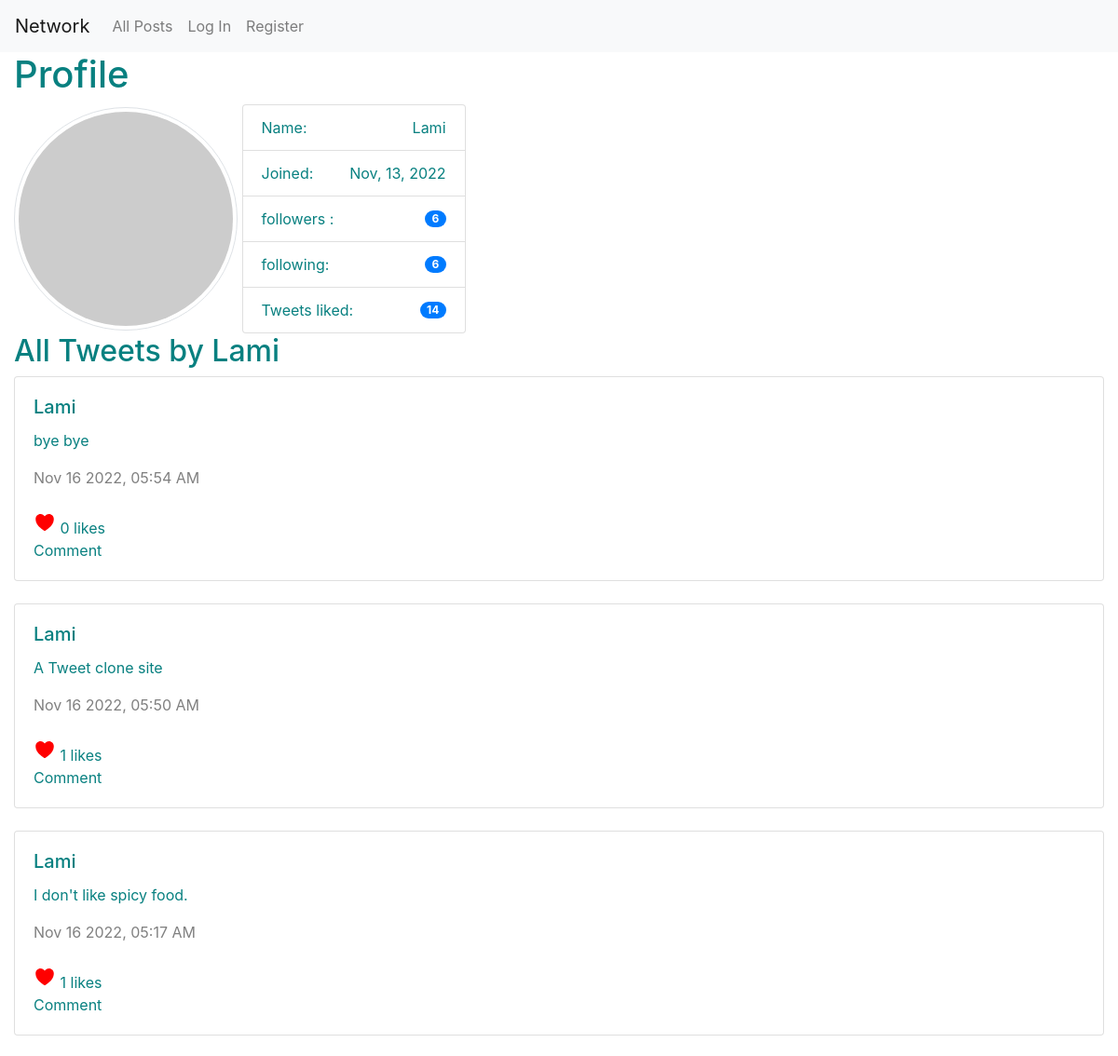
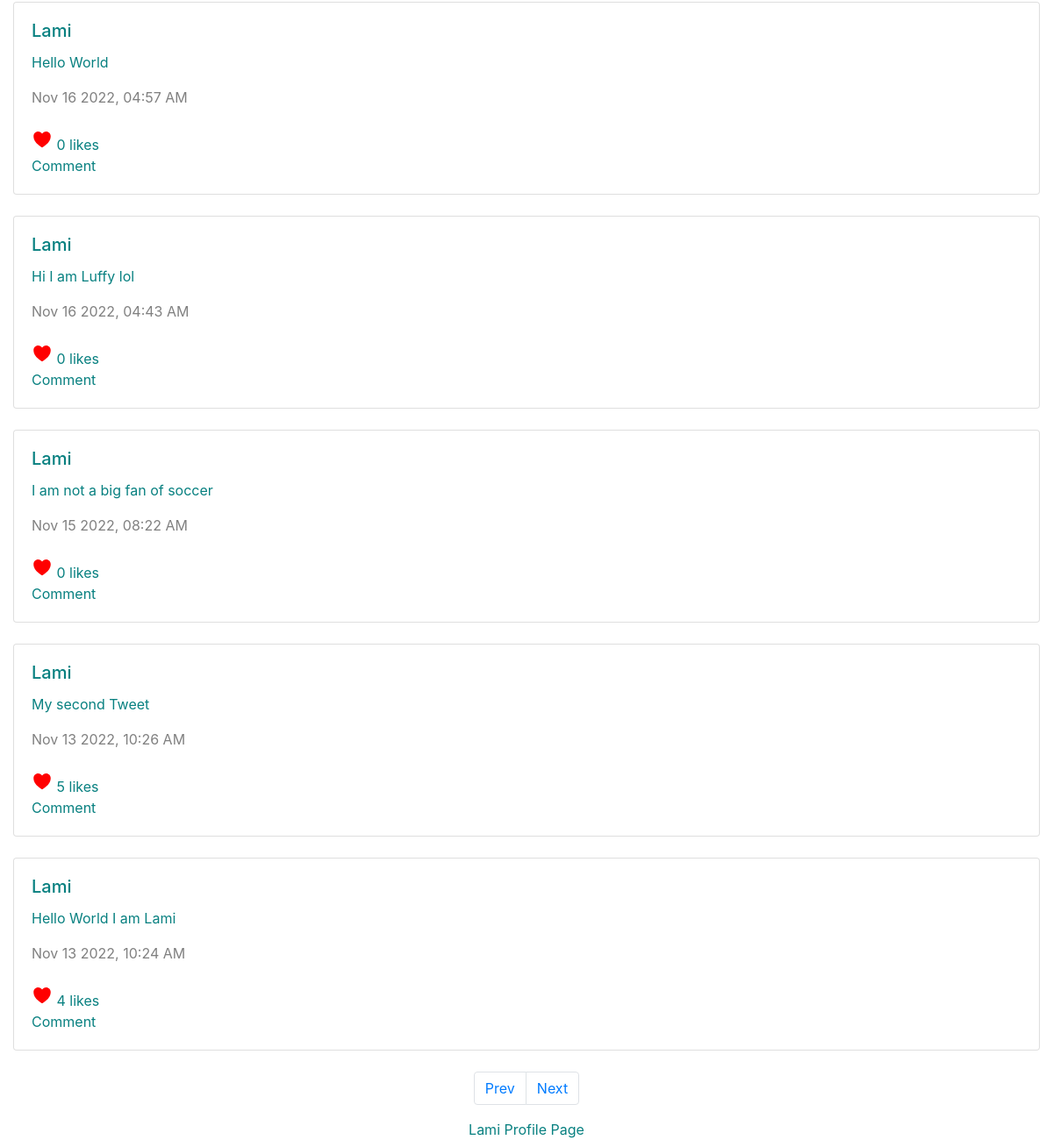
Before: /profile/Lami with the older database file (2 pictures, top to bottom).
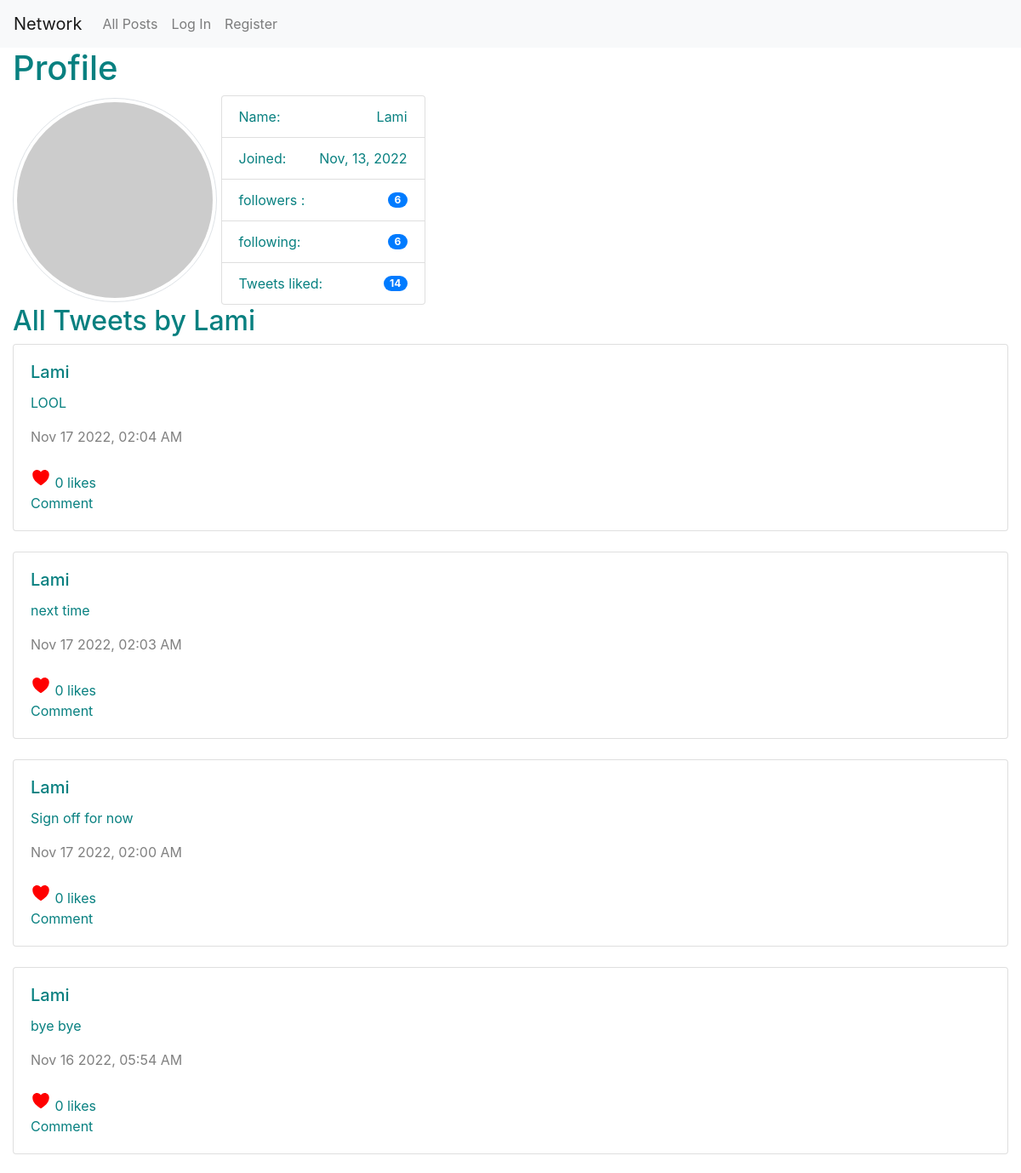
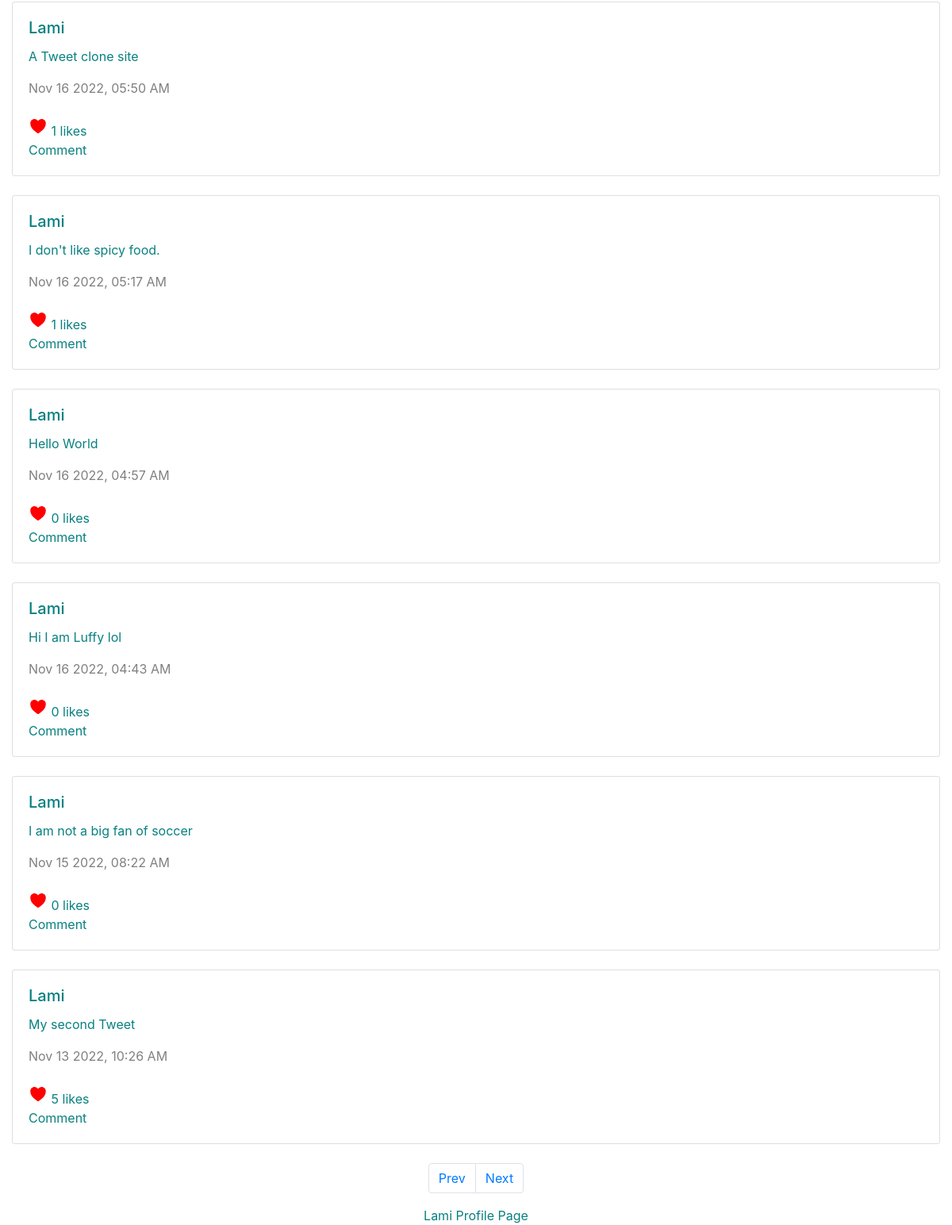
After: the same page with the newer database file (2 pictures, top to bottom).
### network/models.py (models this page shows, shortened)
class User(AbstractUser):
    def __str__(self):
        return f'{self.username}'

class UserPost(models.Model):
    author = models.ForeignKey(User, on_delete=models.CASCADE, related_name="userposts", null=False)
    content = models.TextField(verbose_name="Post", default="", max_length=2048, null=False)
    timestamps = models.DateTimeField(auto_now_add=True)
    user_likes = models.ManyToManyField("User", related_name="liked_posts", null=True)
    def serialize(self):
        return {
            "id": self.id,
            "author": self.author.username,
            "content": self.content,
            "timestamps": self.timestamps.strftime("%b %d %Y, %I:%M %p"),
            "user_likes": self.user_likes.all().count(),
        }

### network/views.py (the view)
# urls.py: path("profile", views.user_profile, name="profile"),
def user_profile(request, profile_name):
    profiler = User.objects.get(username=profile_name)
    print(User._meta.get_fields())
    profile_posts = profiler.userposts.all()
    profile_posts = profile_posts.order_by("-timestamps").all()
    profile_posts = [post.serialize() for post in profile_posts]
    followed = profiler.followed.all()
    followers = profiler.followings.all()
    num_followed = Following.objects.all().filter(followers=profiler.pk)
    num_followers = sum([True for name in followers])
    paginator = Paginator(profile_posts, 10) # Show 10 post per page.
    page_number = request.GET.get('page')
    page_obj = paginator.get_page(page_number)
    print(page_obj.has_next())
    return render(request, 'network/profile.html', {
        'profile_users' : profiler,
        'posts': page_obj,
        'followers': list(str(followed).split(' '))[2] if followed else "0",
        'followed': num_followers,
        'liked_tweets': profiler.liked_posts.all().count(),
        })

### network/models.py (called while the page is built)
    def __repr__(self):
        num = int(sum([True for n in self.followers.all()]))
        return f' {num} followers'

### network/templates/network/profile.html (shortened to what this page needs)
{% extends "network/layout.html" %}
{% load static %}
{% block body %}
<div><h1> Profile </h1>
    <img src="https://robohash.org/23.238.193.4.png" style="width:20vw; display: inline-block;" class="img-fluid img-thumbnail rounded-pill" alt="Responsive image"/>
<ul class="list-group"  style="width:20vw; display: inline-block; vertical-align:middle;">
<li class="list-group-item d-flex justify-content-between align-items-center">
  Name:
    <span class="text" id="username"> {{ profile_users.username  }}</span>
  </li>
   <li class="list-group-item d-flex justify-content-between align-items-center">
      Joined:
    <span class="text-capitalize text-wrap">{{ profile_users.date_joined|date:"M, d, Y" }}</span>
  </li>
  <li class="list-group-item d-flex justify-content-between align-items-center">
     followers :
    <span id="countbadge" class="badge badge-primary badge-pill">{{ followers }}</span>
  </li>
  <li class="list-group-item d-flex justify-content-between align-items-center">
  following:
    <span class="badge badge-primary badge-pill">{{ followed }}</span>
  </li>
    <li class="list-group-item d-flex justify-content-between align-items-center">
  Tweets liked:
    <span class="badge badge-primary badge-pill">{{ liked_tweets }}</span>
  </li>
</ul>
</div>
<h2 id="title_page"> All Tweets by {{ profile_users.username }}</h2>
<div id="posts-section">
	{% for post in posts%}
	 <div class="card">
      <div class="card-body tweetsdiv" data-tweets="{{ post.id }}">
        <h5 class="card-title"> {{ post.author }} </h5>
        <p class="card-text" id="{{ post.id }}"> {{ post.content }} </p>
    	<span style=color:grey;> {{ post.timestamps }} </span> <br/>
    	<br/>
        <span href="#" class="card-link"> <ion-icon name="heart" id="{{ post.id }}box" aria-pressed="false"></ion-icon></span> <span id="{{ post.id }}post"> {{ post.user_likes }} likes <br/> Comment</span>
      </div>
    </div>
    {% empty %}
    No Post yet
	{% endfor %}
</div>
  <nav aria-label="Page navigation example">
  <ul class="pagination justify-content-center" id="page-number">
    <li class="page-item" >
      <a class="page-link" href="#" tabindex="-1" aria-disabled="true">Prev</a>
    </li>
    <li class="page-item">
      <a class="page-link" href="#">Next</a>
    </li>
  </ul>
</nav>
{% endblock %}
{% block footer %}
<footer>{{profile_users.username}} Profile Page </footer>
{% endblock %}

Changed rows visible on the page:
no longer on this page (row unchanged): UserPost: content "Hello World I am Lami"
added UserPost: content "LOOL"
added UserPost: content "next time"
added UserPost: content "Sign off for now"
Other visible differences:
new list line: "Lami"
new list line: "Nov 17 2022, 02:04 AM 0 likes Comment"
new list line: "Nov 17 2022, 02:03 AM 0 likes Comment"
new list line: "Nov 17 2022, 02:00 AM 0 likes Comment"
list line gone: "Lami"
list line gone: "Nov 13 2022, 10:24 AM 4 likes Comment"
